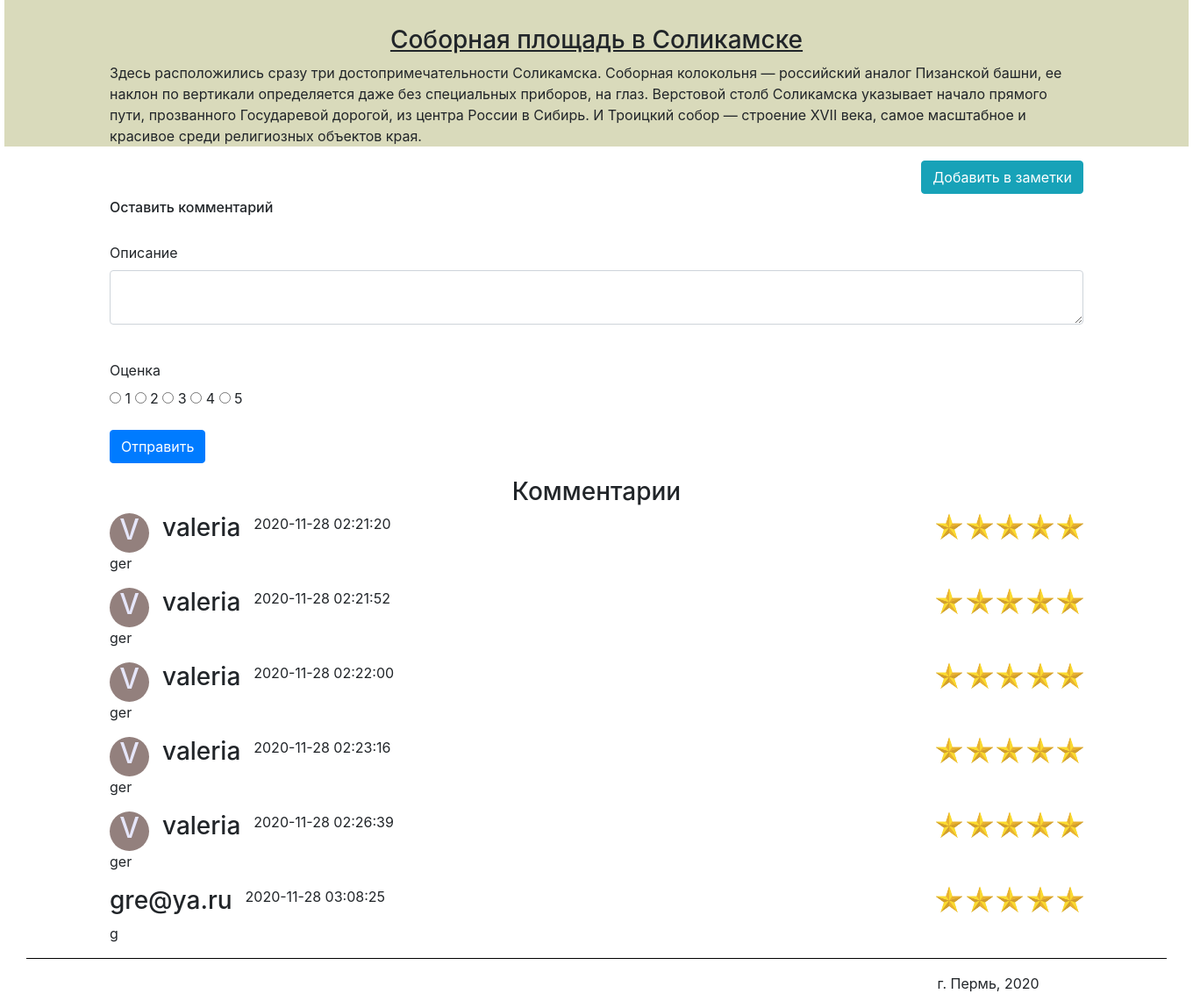
The page /Cathedral_square (lower part) on the database as committed earlier.
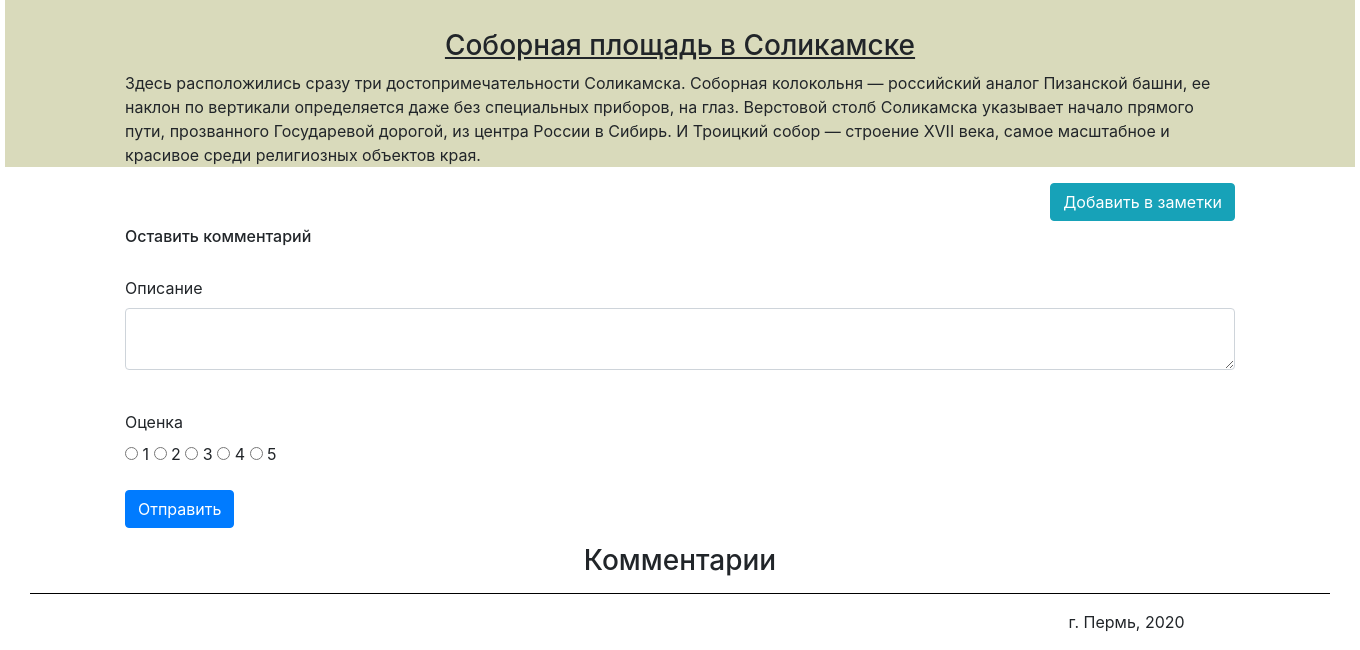
The same page on the database as committed later.
### data/comments.py (models this page shows)
class Comment(SqlAlchemyBase):
    __tablename__ = 'comment'
    id = sqlalchemy.Column(sqlalchemy.Integer,
                           primary_key=True, autoincrement=True)
    description = sqlalchemy.Column(sqlalchemy.String)
    sight = sqlalchemy.Column(sqlalchemy.String)
    nickname = sqlalchemy.Column(sqlalchemy.String)
    email = sqlalchemy.Column(sqlalchemy.String)
    mark = sqlalchemy.Column(sqlalchemy.Integer)
    datetime = sqlalchemy.Column(sqlalchemy.String)

### main.py (the view, shortened to what this page needs)
    @app.route('/<sight>', methods=['GET', 'POST'])
    def sights(sight):
        sights = {"Ancient_volcano": "Древний вулкан",
                  "Basegi_Nature_Reserve": "Заповедник Басеги",
                  "Blue_lakes": "Голубые озёра", "Cathedral_square": "Соборная площадь",
                  "Perm_36": "Пермь-36", "Usva_pillars": "Устьвинские столбы",
                  "Vakutin_stone": "Вакутин камень",
                  "Vishera_nature_reserve": "Вишерский заповедник"}
        sights2 = ["Ancient_volcano", "Basegi_Nature_Reserve", "Blue_lakes", "Cathedral_square",
                  "Perm_36", "Usva_pillars", "Vakutin_stone", "Vishera_nature_reserve"]
        form = CommentForm()
        if sight in sights2:
            return render_template(sight + ".html",
                                   sight=sight, title=sights[sight],
                                   Comment=Comment, session=session, form=form, User=User)
        else:
            return render_template("add_post_page.html", title=sight, Post=Post, form=form,
                                   sight=sight, session=session, Comment=Comment, User=User)

### data/comment_form.py
class CommentForm(FlaskForm):
    description = TextAreaField('Описание')
    mark = RadioField('Оценка', choices=[('one_point', '1'), ('two_points', '2'),
                                         ('three_points', '3'), ('four_points', '4'),
                                         ('five_points', '5')], validators=[DataRequired()])
    submit = SubmitField('Отправить')

### templates/Cathedral_square.html (shortened to what this page needs)
{% extends "header_footer.html" %}
{% block content %}
    <div style="text-align: center; margin-top: 50px;">
        <figure class="sight_caption_redirect">
                <h3 style="margin-top: 30px;"><u>Соборная площадь в Соликамске</u></h3>
                <main role="main" class="container">
                    <p style="text-align: left;">Здесь расположились сразу три достопримечательности Соликамска.
                    Соборная колокольня — российский аналог Пизанской башни, ее наклон
                    по вертикали определяется даже без специальных приборов, на глаз.
                    Верстовой столб Соликамска указывает начало прямого пути,
                    прозванного Государевой дорогой, из центра России в Сибирь. И
                    Троицкий собор — строение XVII века, самое масштабное и красивое
                    среди религиозных объектов края.</p>
                    {% set note_href = "/add_note/" + "Cathedral_square" %}
                    <a style=" float: right;" class="btn btn-info" href="{{ note_href }}">Добавить в заметки</a>
                </main>
        </figure>
    </div>
    {% include "comment.html" %}
{% endblock %}

### templates/comment.html (shortened to what this page needs)
<div>
    <main role="main" class="container">
        <h6 style="margin-bottom: 30px; margin-top: 60px;">Оставить комментарий</h6>
        <form action="" method="post">
            <p>
                {{ form.description.label }}<br>
                {{ form.description(class="form-control", type="description") }}<br>
            </p>
            <p>
                 {{ form.mark.label }}<br>
                 {% for mark in form.mark %}
                     {{ mark }}
                     {{ mark.label }}
                 {% endfor %}
             </p>
            <p>{{ form.submit(type="submit", class="btn btn-primary") }}</p>
        </form>
        <h3 style="text-align: center;">Комментарии</h3>
        {% set comment = session.query(Comment) %}
        {% set user = session.query(User) %}
        {% for i in range(session.query(Comment).count()) %}
            {% if comment[i].sight == sight %}
                <div>
                    {% for j in range(session.query(User).count()) %}
                        {% if comment[i].nickname == user[j].nickname %}
                            <div style="margin-right: 15px; background: {{ user[j].avatar_color }};" class="circle">
                                <h2 style="text-align: center; color: #E6E6FA;"> {{ comment[i].nickname[0].upper() }} </h2>
                            </div>
                        {% endif %}
                    {% endfor %}
                    <h3 style="float: left;">{{ comment[i].nickname }} &#160;</h3>
                    <p style="float: left;">{{ comment[i].datetime }}</p>
                    {% set points = {"one_point": 1, "two_points": 2, "three_points": 3,
                        "four_points":4, "five_points": 5} %}
                        <div style="float: right;">
                        {% for i in range(points[comment[i].mark]) %}
                            <img style="width: 30px; height: 30px;" src="/static/images/star.jpg">
                        {% endfor %}
                        </div>
                    <p style="clear: both;">{{ comment[i].description }}</p>
                </div>
            {% endif %}
        {% endfor %}
    </main>
</div>

Rows that differ between the two databases and show on the page:
removed Comment: nickname "V", nickname "valeria", datetime "2020-11-28 02:21:20", sight "Cathedral_square" (drawn), description "ger"
removed Comment: nickname "V", nickname "valeria", datetime "2020-11-28 02:21:52", sight "Cathedral_square" (drawn), description "ger"
removed Comment: nickname "V", nickname "valeria", datetime "2020-11-28 02:22:00", sight "Cathedral_square" (drawn), description "ger"
removed Comment: nickname "V", nickname "valeria", datetime "2020-11-28 02:23:16", sight "Cathedral_square" (drawn), description "ger"
removed Comment: nickname "V", nickname "valeria", datetime "2020-11-28 02:26:39", sight "Cathedral_square" (drawn), description "ger"
removed Comment: nickname "gre@ya.ru", datetime "2020-11-28 03:08:25", sight "Cathedral_square" (drawn), description "g"
